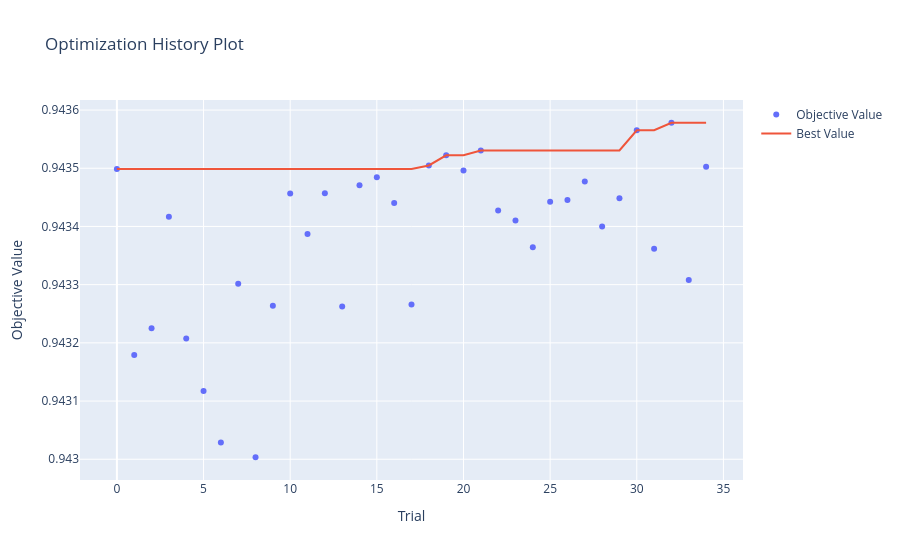

Notebook code cell kept with this figure:
### Code cell
try:
    fig = optuna.visualization.plot_optimization_history(study)
    fig.show()
except NameError:
    print("Optuna wasn't run")

### Figure 1 — Plotly figure (JSON) as saved in the notebook; plotly's stock layout.template omitted (floating-point values rounded to 4 significant figures)
{"data": [{"mode": "markers", "name": "Objective Value", "type": "scatter", "x": [0, 1, 2, 3, 4, 5, 6, 7, 8, 9, 10, 11, 12, 13, 14, 15, 16, 17, 18, 19, 20, 21, 22, 23, 24, 25, 26, 27, 28, 29, 30, 31, 32, 33, 34], "y": [0.9435, 0.9432, 0.9432, 0.9434, 0.9432, 0.9431, 0.943, 0.9433, 0.943, 0.9433, 0.9435, 0.9434, 0.9435, 0.9433, 0.9435, 0.9435, 0.9434, 0.9433, 0.9435, 0.9435, 0.9435, 0.9435, 0.9434, 0.9434, 0.9434, 0.9434, 0.9434, 0.9435, 0.9434, 0.9434, 0.9436, 0.9434, 0.9436, 0.9433, 0.9435]}, {"mode": "lines", "name": "Best Value", "type": "scatter", "x": [0, 1, 2, 3, 4, 5, 6, 7, 8, 9, 10, 11, 12, 13, 14, 15, 16, 17, 18, 19, 20, 21, 22, 23, 24, 25, 26, 27, 28, 29, 30, 31, 32, 33, 34], "y": [0.9435, 0.9435, 0.9435, 0.9435, 0.9435, 0.9435, 0.9435, 0.9435, 0.9435, 0.9435, 0.9435, 0.9435, 0.9435, 0.9435, 0.9435, 0.9435, 0.9435, 0.9435, 0.9435, 0.9435, 0.9435, 0.9435, 0.9435, 0.9435, 0.9435, 0.9435, 0.9435, 0.9435, 0.9435, 0.9435, 0.9436, 0.9436, 0.9436, 0.9436, 0.9436]}, {"marker": {"color": "#cccccc"}, "mode": "markers", "name": "Infeasible Trial", "showlegend": false, "type": "scatter", "x": [], "y": []}], "layout": {"title": {"text": "Optimization History Plot"}, "xaxis": {"title": {"text": "Trial"}}, "yaxis": {"title": {"text": "Objective Value"}}}}
